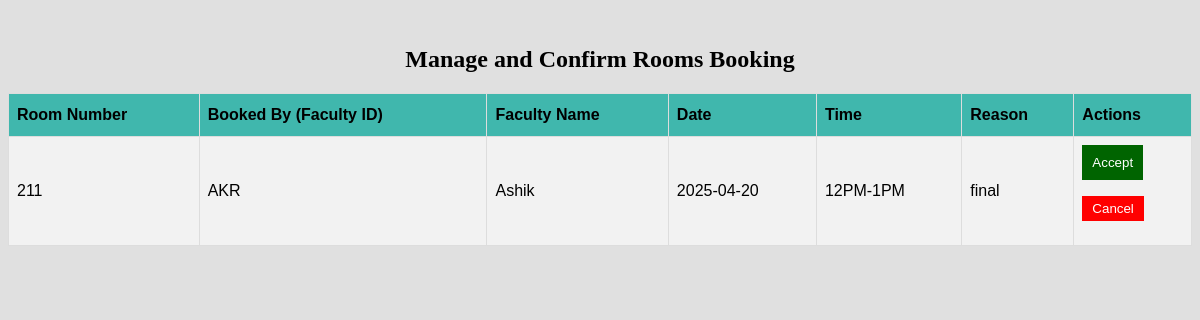
The app's page /module/admin/viewmanageroom.php (signed in) with its own data.
### tables this page shows
CREATE TABLE `request` (
  `roomNumber` varchar(30) NOT NULL,
  `facultyID` varchar(30) NOT NULL,
  `facultyName` varchar(30) NOT NULL,
  `date` date NOT NULL,
  `time` varchar(59) NOT NULL,
  `reason` varchar(400) NOT NULL
);

### module/admin/viewmanageroom.php (the view, shortened to what this page needs)
<?php
include_once('../../service/mysqlcon.php');
$sql = "SELECT * FROM request;";
$res = mysqli_query($link, $sql);
$string = "";
while ($row = mysqli_fetch_array($res)) {
    $string .= '<tr>
                    <td>' . $row['roomNumber'] . '</td>
                    <td>' . $row['facultyID'] . '</td>
                    <td>' . $row['facultyName'] . '</td>
                    <td>' . $row['date'] . '</td>
                    <td>' . $row['time'] . '</td>
                    <td>' . $row['reason'] . '</td>
                    <td>
                        <form method="POST" action="acceptbooking.php">
                            <input type="hidden" name="roomNumber" value="' . $row['roomNumber'] . '">
                            <input type="hidden" name="facultyID" value="' . $row['facultyID'] . '">
                            <input type="hidden" name="facultyName" value="' . $row['facultyName'] . '">
                            <input type="hidden" name="date" value="' . $row['date'] . '">
                            <input type="hidden" name="time" value="' . $row['time'] . '">
                            <button type="submit" class="accept-btn">Accept</button>
                        </form>
                            <form method="POST" action="cancelbooking.php">
                            <input type="hidden" name="roomNumber" value="' . $row['roomNumber'] . '">
                            <input type="hidden" name="facultyID" value="' . $row['facultyID'] . '">
                            <input type="hidden" name="facultyName" value="' . $row['facultyName'] . '">
                            <input type="hidden" name="date" value="' . $row['date'] . '">
                            <input type="hidden" name="time" value="' . $row['time'] . '">
                            <button type="submit" class="cancel-btn">Cancel</button>
                        </form>
                    </td>
                </tr>';
}
?>
<html>
<head>
    <link rel="stylesheet" href="des.css">
</head>
<body>
    <br/>
    <center>
        <h2>Manage and Confirm Rooms Booking</h2>
    </center>
    <center>
        <table border="1" id='admin'>
            <tr>
                <th>Room Number</th>
                <th>Booked By (Faculty ID)</th>
                <th>Faculty Name</th>
                <th>Date</th>
                <th>Time</th>
                <th>Reason</th>
                <th>Actions</th>
            </tr>
            <?php echo $string; ?>
        </table>
    </center>
</body>
</html>

### module/admin/des.css (style rules this page uses)
#admin { font-family: "Trebuchet MS", Arial, Helvetica, sans-serif; border-collapse: collapse; width: 100%; }
#admin td, #admin th { border: 1px solid #ddd; padding: 8px; }
#admin tr:nth-child(even) { background-color: #f2f2f2; }
#admin th { padding-top: 12px; padding-bottom: 12px; text-align: left; background-color: #40b7ad; color: black; }
body { height:100%; background-color:#E0E0E0; }
* { box-sizing: border-box; }

### module/admin/viewmanageroom.php (style rules this page uses)
.accept-btn { background-color: darkgreen; color: white; padding: 10px 10px; border: none; cursor: pointer; }
.cancel-btn { background-color: red; color: white; padding: 5px 10px; border: none; cursor: pointer; }

### records on screen
request: roomNumber "211", facultyID "AKR", facultyName "Ashik", date "2025-04-20", time "12PM-1PM", reason "final"
